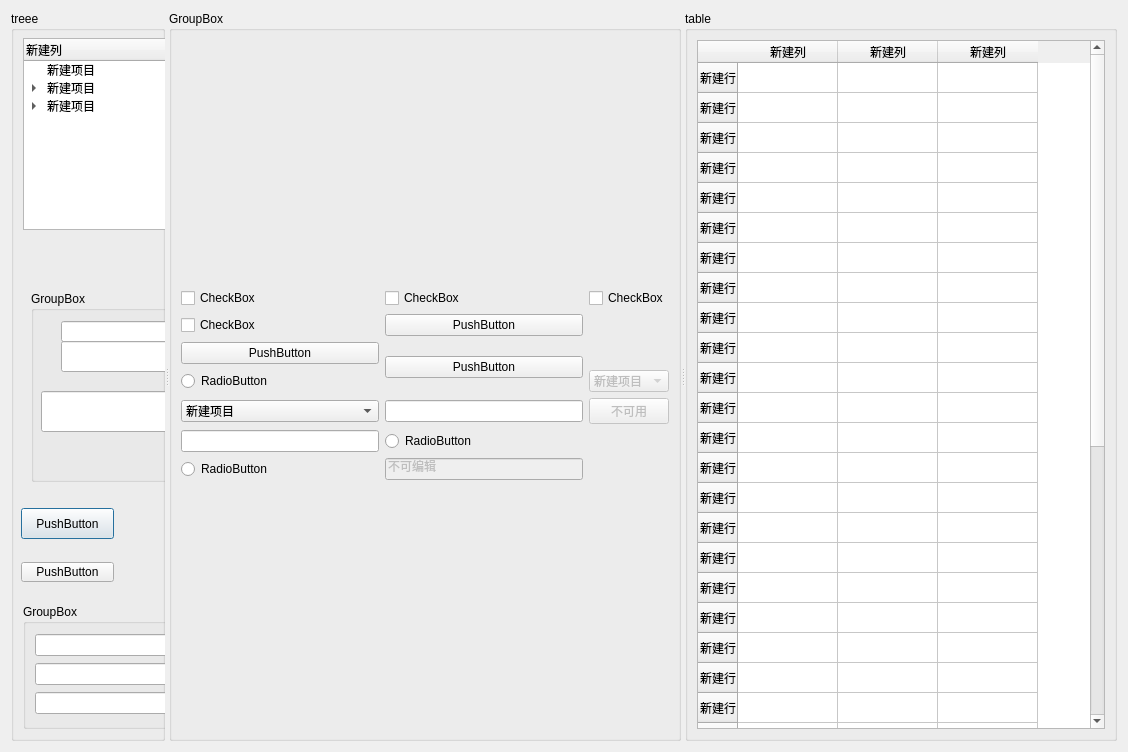
<?xml version="1.0" encoding="UTF-8"?>
<ui version="4.0">
 <class>BTQSSDialog</class>
 <widget class="QDialog" name="BTQSSDialog">
  <property name="geometry">
   <rect>
    <x>0</x>
    <y>0</y>
    <width>1128</width>
    <height>752</height>
   </rect>
  </property>
  <property name="windowTitle">
   <string>Dialog</string>
  </property>
  <property name="styleSheet">
   <string notr="true"/>
  </property>
  <layout class="QHBoxLayout" name="horizontalLayout">
   <item>
    <widget class="QSplitter" name="splitter">
     <property name="orientation">
      <enum>Qt::Horizontal</enum>
     </property>
     <widget class="QGroupBox" name="groupBox">
      <property name="title">
       <string>treee</string>
      </property>
      <widget class="QTreeWidget" name="treeWidget">
       <property name="geometry">
        <rect>
         <x>12</x>
         <y>27</y>
         <width>256</width>
         <height>192</height>
        </rect>
       </property>
       <column>
        <property name="text">
         <string>新建列</string>
        </property>
       </column>
       <item>
        <property name="text">
         <string>新建项目</string>
        </property>
       </item>
       <item>
        <property name="text">
         <string>新建项目</string>
        </property>
        <item>
         <property name="text">
          <string>新建子项目</string>
         </property>
        </item>
        <item>
         <property name="text">
          <string>新建项目</string>
         </property>
        </item>
        <item>
         <property name="text">
          <string>新建项目</string>
         </property>
        </item>
        <item>
         <property name="text">
          <string>新建项目</string>
         </property>
        </item>
       </item>
       <item>
        <property name="text">
         <string>新建项目</string>
        </property>
        <item>
         <property name="text">
          <string>新建子项目</string>
         </property>
        </item>
        <item>
         <property name="text">
          <string>新建项目</string>
         </property>
         <item>
          <property name="text">
           <string>新建子项目</string>
          </property>
         </item>
        </item>
        <item>
         <property name="text">
          <string>新建项目</string>
         </property>
        </item>
        <item>
         <property name="text">
          <string>新建项目</string>
         </property>
        </item>
       </item>
      </widget>
      <widget class="QGroupBox" name="groupBox_4">
       <property name="geometry">
        <rect>
         <x>12</x>
         <y>593</y>
         <width>195</width>
         <height>125</height>
        </rect>
       </property>
       <property name="title">
        <string>GroupBox</string>
       </property>
       <layout class="QVBoxLayout" name="verticalLayout_4">
        <item>
         <widget class="QLineEdit" name="lineEdit_6"/>
        </item>
        <item>
         <widget class="QLineEdit" name="lineEdit_5"/>
        </item>
        <item>
         <widget class="QLineEdit" name="lineEdit_4"/>
        </item>
       </layout>
      </widget>
      <widget class="QGroupBox" name="groupBox_5">
       <property name="geometry">
        <rect>
         <x>20</x>
         <y>280</y>
         <width>251</width>
         <height>191</height>
        </rect>
       </property>
       <property name="title">
        <string>GroupBox</string>
       </property>
       <widget class="QLineEdit" name="lineEdit_7">
        <property name="geometry">
         <rect>
          <x>30</x>
          <y>30</y>
          <width>113</width>
          <height>21</height>
         </rect>
        </property>
       </widget>
       <widget class="QLineEdit" name="lineEdit_8">
        <property name="geometry">
         <rect>
          <x>10</x>
          <y>100</y>
          <width>321</width>
          <height>41</height>
         </rect>
        </property>
       </widget>
       <widget class="QLineEdit" name="lineEdit_9">
        <property name="geometry">
         <rect>
          <x>30</x>
          <y>50</y>
          <width>171</width>
          <height>31</height>
         </rect>
        </property>
       </widget>
      </widget>
      <widget class="QPushButton" name="pushButton_5">
       <property name="geometry">
        <rect>
         <x>10</x>
         <y>497</y>
         <width>93</width>
         <height>31</height>
        </rect>
       </property>
       <property name="text">
        <string>PushButton</string>
       </property>
      </widget>
      <widget class="QPushButton" name="pushButton_6">
       <property name="geometry">
        <rect>
         <x>10</x>
         <y>551</y>
         <width>93</width>
         <height>20</height>
        </rect>
       </property>
       <property name="text">
        <string>PushButton</string>
       </property>
      </widget>
     </widget>
     <widget class="QGroupBox" name="groupBox_3">
      <property name="title">
       <string>GroupBox</string>
      </property>
      <layout class="QVBoxLayout" name="verticalLayout_3">
       <item>
        <layout class="QGridLayout" name="gridLayout">
         <item row="3" column="2">
          <widget class="QComboBox" name="comboBox_2">
           <property name="enabled">
            <bool>false</bool>
           </property>
           <item>
            <property name="text">
             <string>新建项目</string>
            </property>
           </item>
           <item>
            <property name="text">
             <string>新建项目</string>
            </property>
           </item>
           <item>
            <property name="text">
             <string>新建项目</string>
            </property>
           </item>
           <item>
            <property name="text">
             <string>新建项目</string>
            </property>
           </item>
          </widget>
         </item>
         <item row="1" column="0">
          <widget class="QCheckBox" name="checkBox">
           <property name="text">
            <string>CheckBox</string>
           </property>
          </widget>
         </item>
         <item row="1" column="1">
          <widget class="QPushButton" name="pushButton_3">
           <property name="text">
            <string>PushButton</string>
           </property>
          </widget>
         </item>
         <item row="4" column="0">
          <widget class="QComboBox" name="comboBox">
           <item>
            <property name="text">
             <string>新建项目</string>
            </property>
           </item>
           <item>
            <property name="text">
             <string>新建项目</string>
            </property>
           </item>
           <item>
            <property name="text">
             <string>新建项目</string>
            </property>
           </item>
           <item>
            <property name="text">
             <string>新建项目</string>
            </property>
           </item>
          </widget>
         </item>
         <item row="2" column="0">
          <widget class="QPushButton" name="pushButton_4">
           <property name="text">
            <string>PushButton</string>
           </property>
          </widget>
         </item>
         <item row="6" column="1">
          <widget class="QLineEdit" name="lineEdit_3">
           <property name="enabled">
            <bool>false</bool>
           </property>
           <property name="text">
            <string>不可编辑</string>
           </property>
          </widget>
         </item>
         <item row="4" column="2">
          <widget class="QPushButton" name="pushButton_2">
           <property name="enabled">
            <bool>false</bool>
           </property>
           <property name="text">
            <string>不可用</string>
           </property>
          </widget>
         </item>
         <item row="5" column="1">
          <widget class="QRadioButton" name="radioButton_3">
           <property name="text">
            <string>RadioButton</string>
           </property>
          </widget>
         </item>
         <item row="3" column="0">
          <widget class="QRadioButton" name="radioButton">
           <property name="text">
            <string>RadioButton</string>
           </property>
          </widget>
         </item>
         <item row="6" column="0">
          <widget class="QRadioButton" name="radioButton_2">
           <property name="text">
            <string>RadioButton</string>
           </property>
          </widget>
         </item>
         <item row="4" column="1">
          <widget class="QLineEdit" name="lineEdit_2"/>
         </item>
         <item row="5" column="0">
          <widget class="QLineEdit" name="lineEdit"/>
         </item>
         <item row="0" column="0">
          <widget class="QCheckBox" name="checkBox_2">
           <property name="text">
            <string>CheckBox</string>
           </property>
          </widget>
         </item>
         <item row="0" column="1">
          <widget class="QCheckBox" name="checkBox_3">
           <property name="text">
            <string>CheckBox</string>
           </property>
          </widget>
         </item>
         <item row="0" column="2">
          <widget class="QCheckBox" name="checkBox_4">
           <property name="text">
            <string>CheckBox</string>
           </property>
          </widget>
         </item>
         <item row="2" column="1" rowspan="2">
          <widget class="QPushButton" name="pushButton">
           <property name="text">
            <string>PushButton</string>
           </property>
          </widget>
         </item>
        </layout>
       </item>
      </layout>
     </widget>
     <widget class="QGroupBox" name="groupBox_2">
      <property name="title">
       <string>table</string>
      </property>
      <layout class="QVBoxLayout" name="verticalLayout_2">
       <item>
        <widget class="QTableWidget" name="tableWidget">
         <row>
          <property name="text">
           <string>新建行</string>
          </property>
         </row>
         <row>
          <property name="text">
           <string>新建行</string>
          </property>
         </row>
         <row>
          <property name="text">
           <string>新建行</string>
          </property>
         </row>
         <row>
          <property name="text">
           <string>新建行</string>
          </property>
         </row>
         <row>
          <property name="text">
           <string>新建行</string>
          </property>
         </row>
         <row>
          <property name="text">
           <string>新建行</string>
          </property>
         </row>
         <row>
          <property name="text">
           <string>新建行</string>
          </property>
         </row>
         <row>
          <property name="text">
           <string>新建行</string>
          </property>
         </row>
         <row>
          <property name="text">
           <string>新建行</string>
          </property>
         </row>
         <row>
          <property name="text">
           <string>新建行</string>
          </property>
         </row>
         <row>
          <property name="text">
           <string>新建行</string>
          </property>
         </row>
         <row>
          <property name="text">
           <string>新建行</string>
          </property>
         </row>
         <row>
          <property name="text">
           <string>新建行</string>
          </property>
         </row>
         <row>
          <property name="text">
           <string>新建行</string>
          </property>
         </row>
         <row>
          <property name="text">
           <string>新建行</string>
          </property>
         </row>
         <row>
          <property name="text">
           <string>新建行</string>
          </property>
         </row>
         <row>
          <property name="text">
           <string>新建行</string>
          </property>
         </row>
         <row>
          <property name="text">
           <string>新建行</string>
          </property>
         </row>
         <row>
          <property name="text">
           <string>新建行</string>
          </property>
         </row>
         <row>
          <property name="text">
           <string>新建行</string>
          </property>
         </row>
         <row>
          <property name="text">
           <string>新建行</string>
          </property>
         </row>
         <row>
          <property name="text">
           <string>新建行</string>
          </property>
         </row>
         <row>
          <property name="text">
           <string>新建行</string>
          </property>
         </row>
         <row>
          <property name="text">
           <string>新建行</string>
          </property>
         </row>
         <row>
          <property name="text">
           <string>新建行</string>
          </property>
         </row>
         <row>
          <property name="text">
           <string>新建行</string>
          </property>
         </row>
         <row>
          <property name="text">
           <string>新建行</string>
          </property>
         </row>
         <row>
          <property name="text">
           <string>新建行</string>
          </property>
         </row>
         <row>
          <property name="text">
           <string>新建行</string>
          </property>
         </row>
         <row>
          <property name="text">
           <string>新建行</string>
          </property>
         </row>
         <row>
          <property name="text">
           <string>新建行</string>
          </property>
         </row>
         <row>
          <property name="text">
           <string>新建行</string>
          </property>
         </row>
         <row>
          <property name="text">
           <string>新建行</string>
          </property>
         </row>
         <row>
          <property name="text">
           <string>新建行</string>
          </property>
         </row>
         <row>
          <property name="text">
           <string>新建行</string>
          </property>
         </row>
         <row>
          <property name="text">
           <string>新建行</string>
          </property>
         </row>
         <row>
          <property name="text">
           <string>新建行</string>
          </property>
         </row>
         <column>
          <property name="text">
           <string>新建列</string>
          </property>
         </column>
         <column>
          <property name="text">
           <string>新建列</string>
          </property>
         </column>
         <column>
          <property name="text">
           <string>新建列</string>
          </property>
         </column>
        </widget>
       </item>
      </layout>
     </widget>
    </widget>
   </item>
  </layout>
 </widget>
 <resources/>
 <connections/>
</ui>
